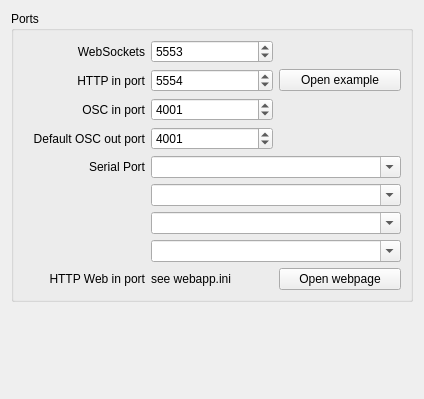
<?xml version="1.0" encoding="UTF-8"?>
<ui version="4.0">
 <class>MainWindow</class>
 <widget class="QWidget" name="MainWindow">
  <property name="geometry">
   <rect>
    <x>0</x>
    <y>0</y>
    <width>424</width>
    <height>399</height>
   </rect>
  </property>
  <property name="windowTitle">
   <string>Realtime Message Broker</string>
  </property>
  <layout class="QVBoxLayout" name="verticalLayout_2">
   <item>
    <layout class="QVBoxLayout" name="verticalLayout">
     <item>
      <widget class="QGroupBox" name="groupBox">
       <property name="title">
        <string>Ports</string>
       </property>
       <layout class="QGridLayout" name="gridLayout">
        <item row="2" column="1">
         <widget class="QSpinBox" name="oscInPort">
          <property name="minimum">
           <number>1024</number>
          </property>
          <property name="maximum">
           <number>65535</number>
          </property>
          <property name="value">
           <number>4001</number>
          </property>
         </widget>
        </item>
        <item row="1" column="2">
         <widget class="QPushButton" name="httpSample">
          <property name="text">
           <string>Open example</string>
          </property>
         </widget>
        </item>
        <item row="3" column="0">
         <widget class="QLabel" name="defaultUdpPortLabel">
          <property name="text">
           <string>Default OSC out port</string>
          </property>
          <property name="alignment">
           <set>Qt::AlignRight|Qt::AlignTrailing|Qt::AlignVCenter</set>
          </property>
         </widget>
        </item>
        <item row="1" column="0">
         <widget class="QLabel" name="httpInPortLabel">
          <property name="text">
           <string>HTTP in port</string>
          </property>
          <property name="alignment">
           <set>Qt::AlignRight|Qt::AlignTrailing|Qt::AlignVCenter</set>
          </property>
         </widget>
        </item>
        <item row="8" column="0">
         <widget class="QLabel" name="httpWebInPortLabel">
          <property name="text">
           <string>HTTP Web in port</string>
          </property>
          <property name="alignment">
           <set>Qt::AlignRight|Qt::AlignTrailing|Qt::AlignVCenter</set>
          </property>
         </widget>
        </item>
        <item row="8" column="2">
         <widget class="QPushButton" name="httpWebSample">
          <property name="text">
           <string>Open webpage</string>
          </property>
         </widget>
        </item>
        <item row="0" column="1">
         <widget class="QSpinBox" name="httpWebSockets">
          <property name="minimum">
           <number>1024</number>
          </property>
          <property name="maximum">
           <number>65535</number>
          </property>
          <property name="value">
           <number>5553</number>
          </property>
         </widget>
        </item>
        <item row="0" column="0">
         <widget class="QLabel" name="httpWebSocketsLabel">
          <property name="text">
           <string>WebSockets</string>
          </property>
          <property name="alignment">
           <set>Qt::AlignRight|Qt::AlignTrailing|Qt::AlignVCenter</set>
          </property>
         </widget>
        </item>
        <item row="8" column="1">
         <widget class="QLabel" name="label">
          <property name="text">
           <string>see webapp.ini</string>
          </property>
         </widget>
        </item>
        <item row="3" column="1">
         <widget class="QSpinBox" name="defaultUdpPort">
          <property name="minimum">
           <number>1024</number>
          </property>
          <property name="maximum">
           <number>65535</number>
          </property>
          <property name="value">
           <number>4001</number>
          </property>
         </widget>
        </item>
        <item row="4" column="1" colspan="2">
         <widget class="QComboBox" name="serial1PortName">
          <property name="editable">
           <bool>true</bool>
          </property>
         </widget>
        </item>
        <item row="1" column="1">
         <widget class="QSpinBox" name="httpInPort">
          <property name="minimum">
           <number>1024</number>
          </property>
          <property name="maximum">
           <number>65535</number>
          </property>
          <property name="value">
           <number>5554</number>
          </property>
         </widget>
        </item>
        <item row="2" column="0">
         <widget class="QLabel" name="oscInPortLabel">
          <property name="text">
           <string>OSC in port</string>
          </property>
          <property name="alignment">
           <set>Qt::AlignRight|Qt::AlignTrailing|Qt::AlignVCenter</set>
          </property>
         </widget>
        </item>
        <item row="4" column="0">
         <widget class="QLabel" name="serialPortLabel">
          <property name="text">
           <string>Serial Port</string>
          </property>
          <property name="alignment">
           <set>Qt::AlignRight|Qt::AlignTrailing|Qt::AlignVCenter</set>
          </property>
         </widget>
        </item>
        <item row="5" column="1" colspan="2">
         <widget class="QComboBox" name="serial2PortName">
          <property name="editable">
           <bool>true</bool>
          </property>
         </widget>
        </item>
        <item row="6" column="1" colspan="2">
         <widget class="QComboBox" name="serial3PortName">
          <property name="editable">
           <bool>true</bool>
          </property>
         </widget>
        </item>
        <item row="7" column="1" colspan="2">
         <widget class="QComboBox" name="serial4PortName">
          <property name="editable">
           <bool>true</bool>
          </property>
         </widget>
        </item>
       </layout>
      </widget>
     </item>
     <item>
      <widget class="QLabel" name="log">
       <property name="styleSheet">
        <string notr="true">font: 10px &quot;Courier&quot;;</string>
       </property>
       <property name="text">
        <string/>
       </property>
       <property name="alignment">
        <set>Qt::AlignCenter</set>
       </property>
      </widget>
     </item>
    </layout>
   </item>
  </layout>
  <action name="actionFullscreen">
   <property name="checkable">
    <bool>true</bool>
   </property>
   <property name="text">
    <string>Plein écran</string>
   </property>
   <property name="shortcut">
    <string>Ctrl+F</string>
   </property>
   <property name="shortcutContext">
    <enum>Qt::ApplicationShortcut</enum>
   </property>
  </action>
  <action name="actionSave">
   <property name="text">
    <string>Sauvegarder</string>
   </property>
   <property name="shortcut">
    <string>Ctrl+S</string>
   </property>
  </action>
 </widget>
 <tabstops>
  <tabstop>httpWebSockets</tabstop>
  <tabstop>httpInPort</tabstop>
  <tabstop>httpSample</tabstop>
  <tabstop>oscInPort</tabstop>
  <tabstop>defaultUdpPort</tabstop>
  <tabstop>serial1PortName</tabstop>
  <tabstop>httpWebSample</tabstop>
 </tabstops>
 <resources/>
 <connections>
  <connection>
   <sender>oscInPort</sender>
   <signal>valueChanged(int)</signal>
   <receiver>MainWindow</receiver>
   <slot>action()</slot>
   <hints>
    <hint type="sourcelabel">
     <x>242</x>
     <y>123</y>
    </hint>
    <hint type="destinationlabel">
     <x>337</x>
     <y>29</y>
    </hint>
   </hints>
  </connection>
  <connection>
   <sender>httpInPort</sender>
   <signal>valueChanged(int)</signal>
   <receiver>MainWindow</receiver>
   <slot>action()</slot>
   <hints>
    <hint type="sourcelabel">
     <x>168</x>
     <y>91</y>
    </hint>
    <hint type="destinationlabel">
     <x>305</x>
     <y>65</y>
    </hint>
   </hints>
  </connection>
  <connection>
   <sender>httpSample</sender>
   <signal>released()</signal>
   <receiver>MainWindow</receiver>
   <slot>action()</slot>
   <hints>
    <hint type="sourcelabel">
     <x>329</x>
     <y>84</y>
    </hint>
    <hint type="destinationlabel">
     <x>399</x>
     <y>87</y>
    </hint>
   </hints>
  </connection>
  <connection>
   <sender>httpWebSockets</sender>
   <signal>valueChanged(int)</signal>
   <receiver>MainWindow</receiver>
   <slot>action()</slot>
   <hints>
    <hint type="sourcelabel">
     <x>242</x>
     <y>61</y>
    </hint>
    <hint type="destinationlabel">
     <x>399</x>
     <y>125</y>
    </hint>
   </hints>
  </connection>
  <connection>
   <sender>serial1PortName</sender>
   <signal>currentTextChanged(QString)</signal>
   <receiver>MainWindow</receiver>
   <slot>action()</slot>
   <hints>
    <hint type="sourcelabel">
     <x>318</x>
     <y>195</y>
    </hint>
    <hint type="destinationlabel">
     <x>417</x>
     <y>147</y>
    </hint>
   </hints>
  </connection>
  <connection>
   <sender>defaultUdpPort</sender>
   <signal>valueChanged(int)</signal>
   <receiver>MainWindow</receiver>
   <slot>action()</slot>
   <hints>
    <hint type="sourcelabel">
     <x>205</x>
     <y>165</y>
    </hint>
    <hint type="destinationlabel">
     <x>417</x>
     <y>113</y>
    </hint>
   </hints>
  </connection>
  <connection>
   <sender>httpWebSample</sender>
   <signal>released()</signal>
   <receiver>MainWindow</receiver>
   <slot>openWebpage()</slot>
   <hints>
    <hint type="sourcelabel">
     <x>401</x>
     <y>352</y>
    </hint>
    <hint type="destinationlabel">
     <x>423</x>
     <y>171</y>
    </hint>
   </hints>
  </connection>
  <connection>
   <sender>serial2PortName</sender>
   <signal>currentTextChanged(QString)</signal>
   <receiver>MainWindow</receiver>
   <slot>action()</slot>
   <hints>
    <hint type="sourcelabel">
     <x>283</x>
     <y>225</y>
    </hint>
    <hint type="destinationlabel">
     <x>775</x>
     <y>270</y>
    </hint>
   </hints>
  </connection>
  <connection>
   <sender>serial3PortName</sender>
   <signal>currentTextChanged(QString)</signal>
   <receiver>MainWindow</receiver>
   <slot>action()</slot>
   <hints>
    <hint type="sourcelabel">
     <x>354</x>
     <y>267</y>
    </hint>
    <hint type="destinationlabel">
     <x>647</x>
     <y>244</y>
    </hint>
   </hints>
  </connection>
  <connection>
   <sender>serial4PortName</sender>
   <signal>currentTextChanged(QString)</signal>
   <receiver>MainWindow</receiver>
   <slot>action()</slot>
   <hints>
    <hint type="sourcelabel">
     <x>336</x>
     <y>296</y>
    </hint>
    <hint type="destinationlabel">
     <x>611</x>
     <y>308</y>
    </hint>
   </hints>
  </connection>
 </connections>
 <slots>
  <slot>action()</slot>
  <slot>action(QTreeWidgetItem*,int)</slot>
  <slot>action(QTreeWidgetItem*)</slot>
  <slot>openSettings()</slot>
  <slot>openNetwork()</slot>
  <slot>openWebpage()</slot>
 </slots>
</ui>
